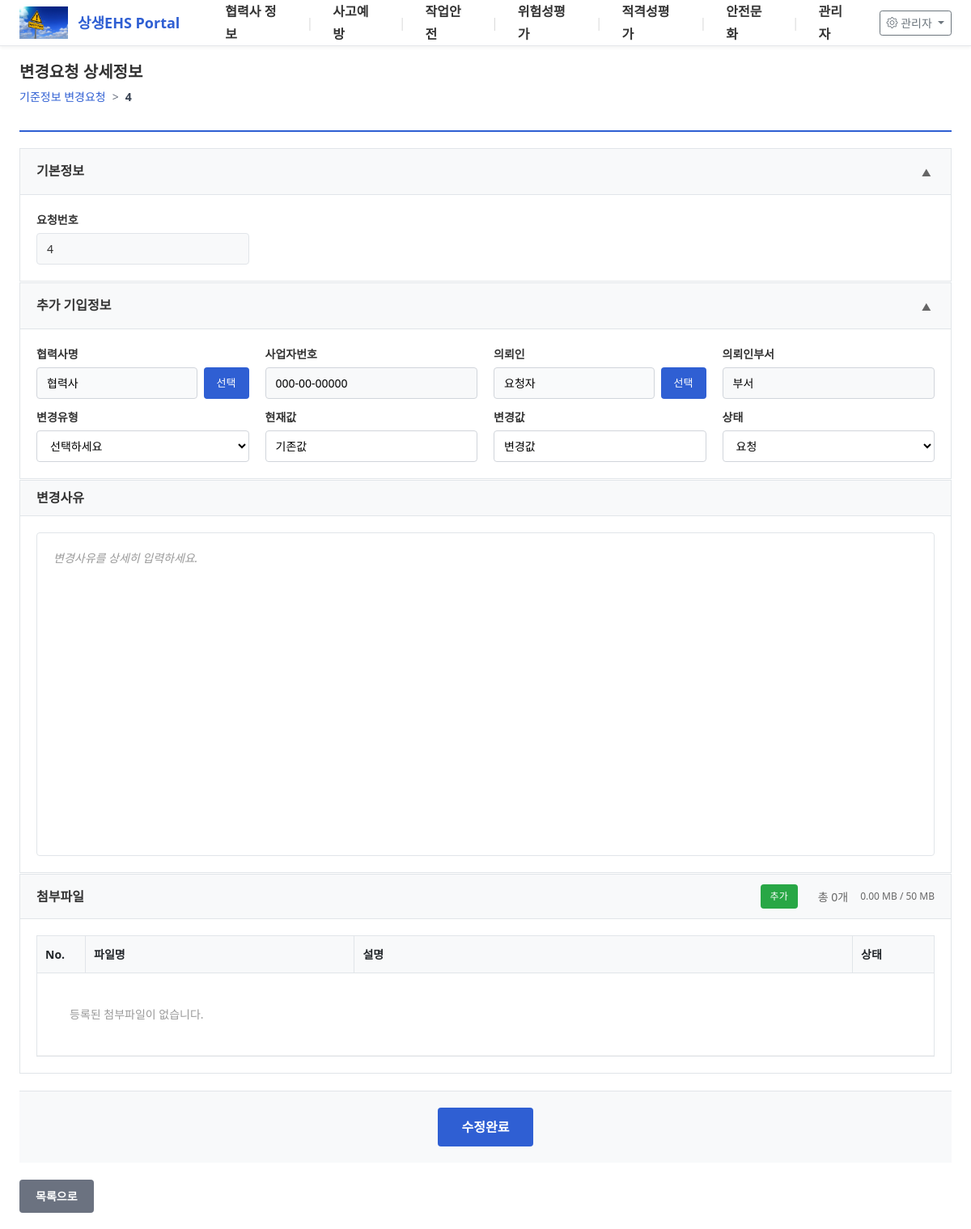
The app's page /change-request-detail/4 with its own data.
### tables this page shows
CREATE TABLE change_request_column_config (
                id INTEGER PRIMARY KEY AUTOINCREMENT,
                column_key VARCHAR(50) UNIQUE NOT NULL,
                column_name VARCHAR(100) NOT NULL,
                column_type VARCHAR(20) DEFAULT 'text',
                column_order INTEGER DEFAULT 0,
                is_active BOOLEAN DEFAULT 1,
                dropdown_options TEXT,
                created_at DATETIME DEFAULT CURRENT_TIMESTAMP,
                updated_at DATETIME DEFAULT CURRENT_TIMESTAMP
            , table_name TEXT, table_type TEXT, is_required INTEGER DEFAULT 0, dropdown_values TEXT, tab TEXT, linked_key TEXT, is_display_list INTEGER DEFAULT 1);

CREATE TABLE partner_change_requests (
                id INTEGER PRIMARY KEY AUTOINCREMENT,
                request_number TEXT UNIQUE,
                requester_name TEXT NOT NULL,
                requester_department TEXT NOT NULL,
                company_name TEXT NOT NULL,
                business_number TEXT NOT NULL,
                change_type TEXT NOT NULL,
                current_value TEXT NOT NULL,
                new_value TEXT NOT NULL,
                change_reason TEXT NOT NULL,
                status TEXT DEFAULT 'pending',
                created_at TIMESTAMP DEFAULT CURRENT_TIMESTAMP,
                updated_at TIMESTAMP DEFAULT CURRENT_TIMESTAMP
            , is_deleted INTEGER DEFAULT 0, custom_data TEXT);

CREATE TABLE dropdown_option_codes_v2 (
            id INTEGER PRIMARY KEY AUTOINCREMENT,
            board_type TEXT NOT NULL,
            column_key TEXT NOT NULL,
            option_code TEXT NOT NULL,
            option_value TEXT NOT NULL,
            display_order INTEGER DEFAULT 0,
            is_active INTEGER DEFAULT 1,
            created_at TIMESTAMP DEFAULT CURRENT_TIMESTAMP,
            updated_at TIMESTAMP DEFAULT CURRENT_TIMESTAMP,
            created_by TEXT,
            updated_by TEXT,
            UNIQUE(board_type, column_key, option_code)
        );

### app.py (the view)
@app.route("/change-request-detail/<int:request_id>")
def change_request_detail_route(request_id):
    return change_request_detail(request_id)

### app.py (called while the page is built, shortened)
def get_db_connection(timeout=10.0):
    conn = sqlite3.connect(db_config.local_db_path, timeout=timeout)
    cursor = conn.cursor()
    cursor.execute("PRAGMA journal_mode=WAL")
    cursor.execute("PRAGMA busy_timeout=5000")
    cursor.execute("PRAGMA synchronous=NORMAL")
    return conn

def init_sample_data():
    conn = partner_manager.db_config.get_sqlite_connection()
    cursor = conn.cursor()
    try:
        cursor.execute("SELECT COUNT(*) FROM partners_cache")
        count = cursor.fetchone()[0]
        cursor.execute("PRAGMA table_info(partners_cache)")
        columns = [col[1] for col in cursor.fetchall()]
        if count > 0:
            conn.close()
            return
    except Exception as e:
        logging.warning(f"데이터 확인 중 오류: {e}")

@app.before_request
def before_request():
    if request.path != '/data-recovery':
        init_db()

def get_dropdown_options_for_display(board_type, column_key):
    try:
        conn = get_db_connection()
        conn.row_factory = sqlite3.Row
        codes = conn.execute("""
            SELECT option_code, option_value
            FROM dropdown_option_codes_v2
            WHERE board_type = ? AND column_key = ? AND is_active = 1
            ORDER BY display_order
        """, (board_type, column_key)).fetchall()
        logging.info(f"[DEBUG] get_dropdown_options_for_display({column_key}): {len(codes) if codes else 0}개 행 조회됨")
        if codes:
            for c in codes:
                logging.info(f"  - {c['option_code']}: {c['option_value']}")
        conn.close()
        if codes:
            return [{'code': row['option_code'], 'value': row['option_value']} for row in codes]
        else:
            return None
    except:
        return None

@app.after_request
def add_header(response):
    response.headers['Cache-Control'] = 'no-cache, no-store, must-revalidate'
    response.headers['Pragma'] = 'no-cache'
    response.headers['Expires'] = '0'
    return response

### database_config.py (called while the page is built)
def execute_SQL(query):
    if not IQADB_AVAILABLE:
        raise Exception("IQADB_CONNECT310 모듈을 사용할 수 없습니다.")
    conn = iqadb1()
    try:
        with conn.cursor() as cur:
            cur.execute(query)
            data = cur.fetchall()
            col_names = [desc[0] for desc in cur.description]
            df = pd.DataFrame(data, columns=col_names)
            return df
    except Exception as e:
        print(f"[ERROR] execute_SQL 실행 중 오류: {e}")
        traceback.print_exc()
        raise e
    finally:
        conn.close()

### templates/change-request-detail.html (shortened to what this page needs)
{% if is_popup %}
{% extends "popup-base.html" %}
{% else %}
{% extends "base.html" %}
{% endif %}
{% block content %}
{% if not is_popup %}
<div class="page-header">
    <h2 class="page-title">변경요청 상세정보</h2>
    <div class="breadcrumb">
        <a href="{{ url_for('page_view', url='partner-change-request') }}">기준정보 변경요청</a>
        <span class="separator">></span>
        <span class="current">{{ request_data.request_number or request_data.id }}</span>
    </div>
</div>
{% endif %}
<div class="safety-instruction-detail-container">
    <div class="section basic-info-section">
        <div class="section-header">
            <h3 class="section-title">기본정보</h3>
            <button class="collapse-btn" onclick="toggleSection('basic-info')">
                <span class="collapse-icon">▲</span>
            </button>
        </div>
        <div class="section-content" id="basic-info-content">
            <div class="info-table">
                <div class="info-row">
                    <div class="info-cell">
                        <label>요청번호</label>
                        <div class="value">{{ request_data.request_number or request_data.id }}</div>
                    </div>
                </div>
            </div>
        </div>
    </div>
    <div class="section additional-info-section">
        <div class="section-header">
            <h3 class="section-title">추가 기입정보</h3>
            <button class="collapse-btn" onclick="toggleSection('additional-info')">
                <span class="collapse-icon">▲</span>
            </button>
        </div>
        <div class="section-content" id="additional-info-content">
            <div class="info-table">
                {% set columns_per_row = 4 %}
                {% for chunk in dynamic_columns | batch(columns_per_row) %}
                <div class="info-row">
                    {% for col in chunk %}
                    <div class="info-cell">
                        <label>{{ col.column_name }}</label>
                        {% set col_value = custom_data.get(col.column_key, '') %}
                        {% if col.column_type == 'text' %}
                            <input type="text"
                                   class="dynamic-input"
                                   data-column-key="{{ col.column_key }}"
                                   value="{{ col_value }}"
                                   placeholder="{{ col.column_name }} 입력">
                        {% elif col.column_type == 'dropdown' %}
                            <select class="dynamic-input" data-column-key="{{ col.column_key }}">
                                <option value="">선택하세요</option>
                                {% if col.dropdown_options_mapped %}
                                    {% for option in col.dropdown_options_mapped %}
                                        <option value="{{ option.code }}" {% if col_value == option.code %}selected{% endif %}>{{ option.value }}</option>
                                    {% endfor %}
                                {% endif %}
                            </select>
                        {% elif col.column_type == 'date' %}
                            <input type="date"
                                   class="dynamic-input"
                                   data-column-key="{{ col.column_key }}"
                                   value="{{ col_value }}">
                        {% elif col.column_type == 'popup_person' %}
                            <div class="popup-input-wrapper">
                                <input type="text"
                                       class="dynamic-input popup-person"
                                       data-column-key="{{ col.column_key }}"
                                       data-linked-dept=""
                                       value="{{ col_value.name if col_value is mapping else col_value }}"
                                       placeholder="담당자 선택">
                                <button class="btn-popup" onclick="openPersonPopup('{{ col.column_key }}')">선택</button>
                            </div>
                        {% elif col.column_type == 'linked_dept' %}
                            <input type="text"
                                   class="dynamic-input linked-dept"
                                   data-column-key="{{ col.column_key }}"
                                   value="{{ col_value }}"
                                   placeholder="담당부서 (자동입력)"
                                   readonly
                                   style="background-color: #f8f9fa; cursor: not-allowed;">
                        {% elif col.column_type == 'linked_text' %}
                            <input type="text"
                                   class="dynamic-input linked-text"
                                   data-column-key="{{ col.column_key }}"
                                   value="{{ col_value }}"
                                   placeholder="자동입력"
                                   readonly
                                   style="background-color: #f8f9fa; cursor: not-allowed;">
                        {% elif col.column_type == 'popup_company' %}
                            <div class="popup-input-wrapper">
                                <input type="text"
                                       class="dynamic-input popup-company"
                                       data-column-key="{{ col.column_key }}"
                                       value="{{ col_value.name if col_value is mapping else col_value }}"
                                       placeholder="업체 선택">
                                <button class="btn-popup" onclick="openCompanyPopup('{{ col.column_key }}')">선택</button>
                            </div>
                        {% else %}
                            <input type="text"
                                   class="dynamic-input"
                                   data-column-key="{{ col.column_key }}"
                                   value="{{ col_value }}"
                                   placeholder="{{ col.column_name }} 입력">
                        {% endif %}
                    </div>
                    {% endfor %}
                </div>
                {% endfor %}
            </div>
        </div>
    </div>
    <div class="section detail-content-section">
        <div class="section-header">
            <h3 class="section-title">변경사유</h3>
        </div>
        <div class="section-content">
            <div class="content-editor">
                <div id="detailed-content"
                     class="editable-content"
                     contenteditable="true"
                     placeholder="변경사유를 상세히 입력하세요.">{{ request_data.detailed_content | safe if request_data.detailed_content else '' }}</div>
            </div>
        </div>
    </div>
    <div class="section attachments-section">
        <div class="section-header">
            <h3 class="section-title">첨부파일</h3>
            <button class="btn-add-file" onclick="document.getElementById('file-input').click();">추가</button>
            <span class="file-count">총 <span id="file-count">{{ attachments|length if attachments else 0 }}</span>개</span>
            <span class="file-size"><span id="file-size">0</span> MB / 50 MB</span>
        </div>
        <div class="section-content">
            <div class="attachments-table">
                <div class="table-header">
                    <div class="col-no">No.</div>
                    <div class="col-file">파일명</div>
                    <div class="col-desc">설명</div>
                    <div class="col-action">상태</div>
                </div>
                <div class="table-body" id="attachments-tbody">
                    {% if attachments %}
                        {% for attachment in attachments %}
                        <div class="table-row" data-id="{{ attachment.id }}">
                            <div class="col-no">{{ loop.index }}</div>
                            <div class="col-file">
                                <span class="file-icon">📄</span>
                                <a href="/download-attachment/change_request/{{ attachment.id }}" class="file-link" download>{{ attachment.file_name }}</a>
                                <span class="file-size">({{ (attachment.file_size / 1024) | round(2) }} KB)</span>
                            </div>
                            <div class="col-desc">
                                <input type="text" class="attachment-desc" value="{{ attachment.description or '' }}" placeholder="설명을 입력하세요">
                            </div>
                            <div class="col-action">
                                <button class="btn-delete" onclick="deleteAttachment(this)">삭제</button>
                            </div>
                        </div>
                        {% endfor %}
                    {% else %}
                        <div class="table-row no-data" id="no-data-row">
                            <div class="col-full">등록된 첨부파일이 없습니다.</div>
                        </div>
                    {% endif %}
                </div>
            </div>
        </div>
    </div>
    <div class="save-section">
        <button class="btn-save" onclick="showPasswordModal()">수정완료</button>
    </div>
    {% if not is_popup %}
    <div class="action-buttons">
        <a href="{{ url_for('page_view', url='partner-change-request') }}" class="btn-back">목록으로</a>
    </div>
    {% endif %}
</div>
{% from 'includes/attachment_section.html' import attachment_scripts, attachment_styles %}
{% endblock %}

### templates/base.html (style rules this page uses)
html, body { overflow-x: hidden; width: 100%; max-width: 100vw; }

### templates/includes/attachment_section.html (style rules this page uses)
.attachments-table .col-action { width: 60px; text-align: center; }

### records on screen
change_request_column_config: column_name "협력사명"
partner_change_requests: company_name "협력사", requester_name "요청자", chunk "기존값" "변경값", status.column_key "요청"
change_request_column_config: column_name "사업자번호", column_key "000-00-00000"
change_request_column_config: column_name "의뢰인"
change_request_column_config: column_name "의뢰인부서", column_key "부서"
change_request_column_config: column_name "변경유형"
change_request_column_config: column_name "현재값"
change_request_column_config: column_name "변경값"
change_request_column_config: column_name "상태"

### other values on screen
{{ m.title }} "협력사 정보" "사고예방" "작업안전" "위험성평가" "적격성평가" "안전문화" "관리자"
{{ request_data.request_number or request_data.id }} "4"
{{ attachments|length if attachments else 0 }} "0"
